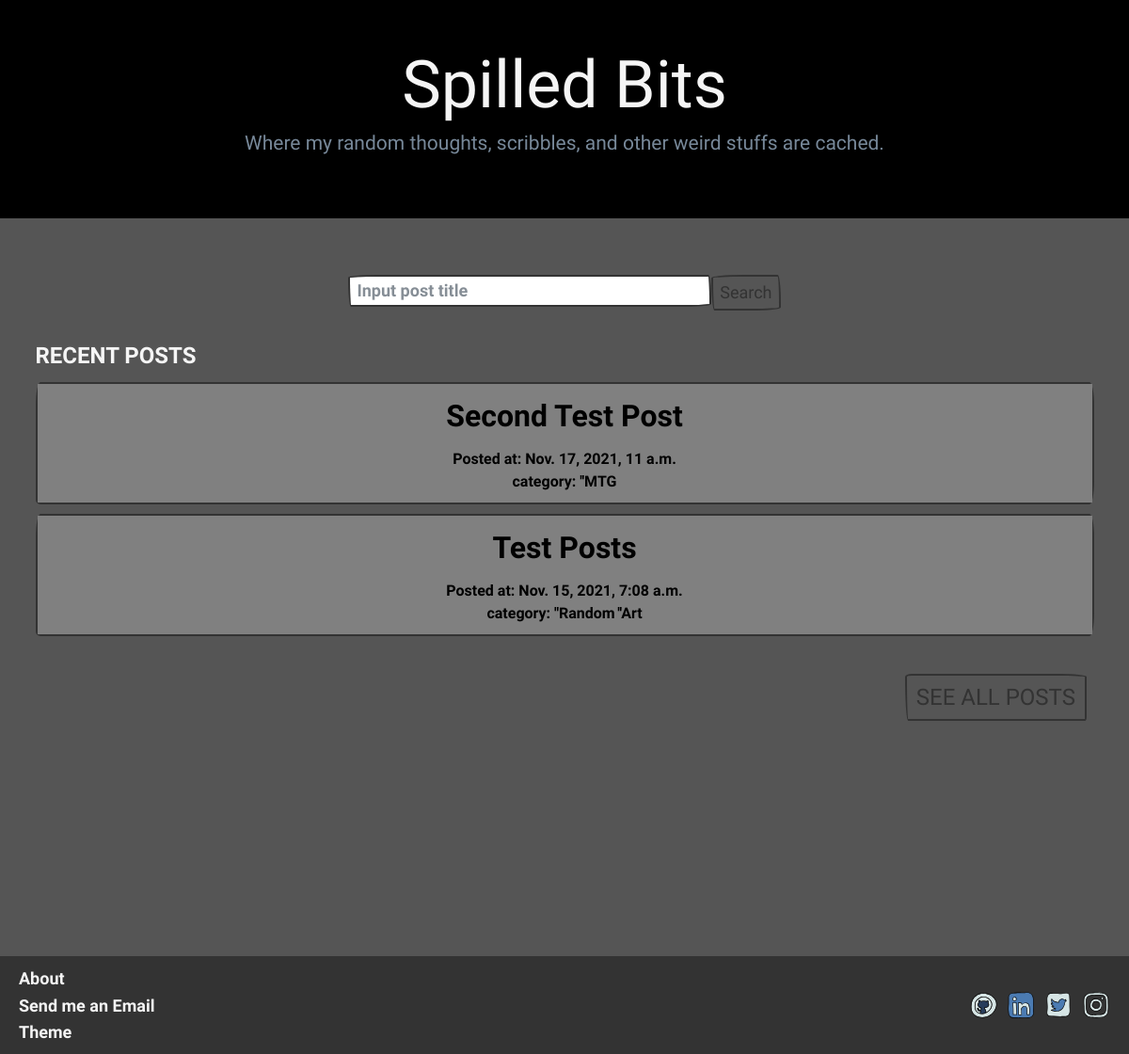
The app's page /, older data.
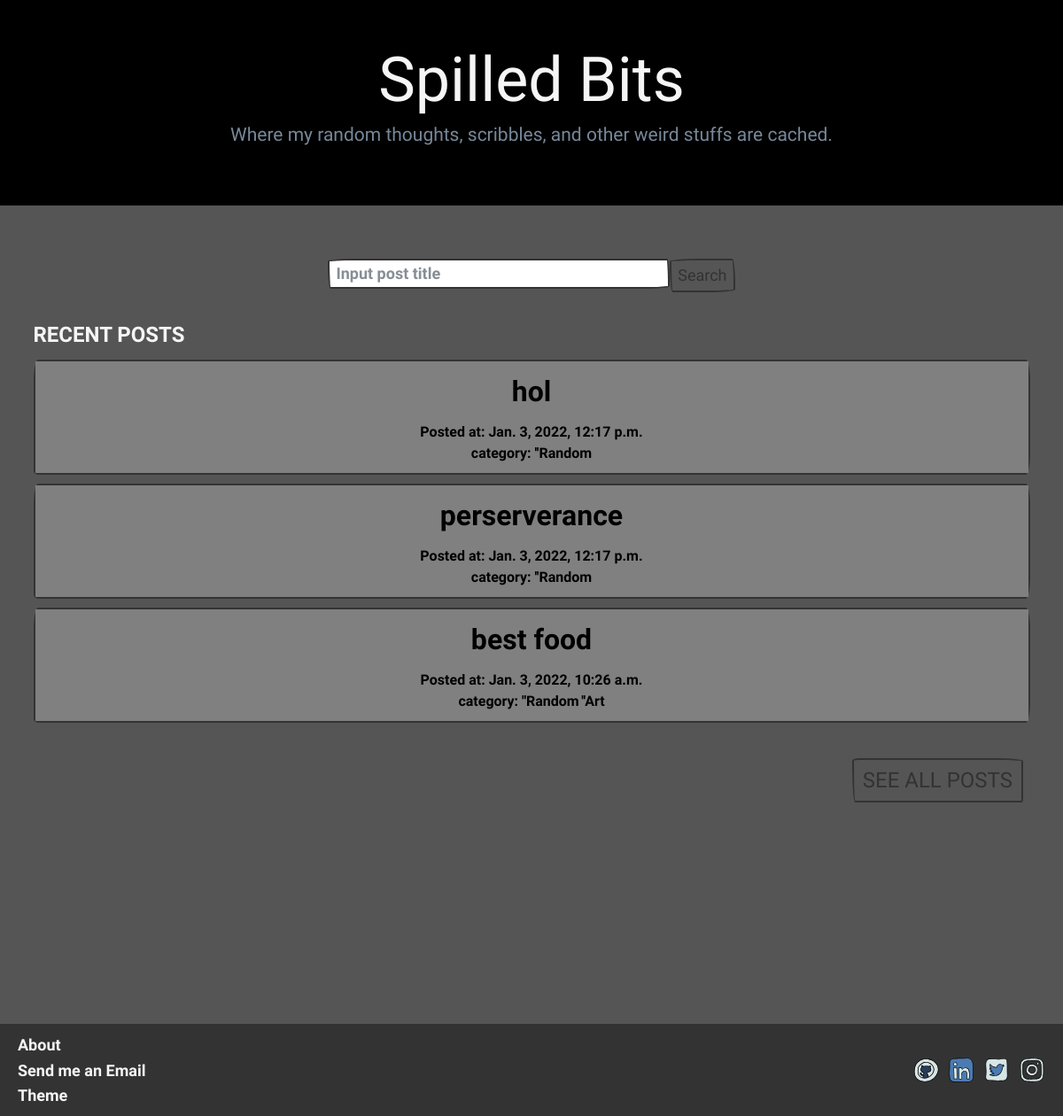
The same page, newer data.
### spilled_bits/models.py (models this page shows, shortened)
class Article(models.Model):
    STATUS = (('Publish', 'Publish'), ('Private', 'Private'),)
    title = models.CharField(max_length=100, unique=True)
    content = models.TextField()
    slug = models.SlugField(max_length=200, blank=True, editable=False)
    date = models.DateTimeField(auto_now_add=True)
    status = models.CharField(max_length=15, choices=STATUS, blank=True, null=True)
    category = models.ManyToManyField(Category)

class Category(models.Model):
    name = models.CharField(max_length=50)
    def __str__(self) -> str:
        return self.name

### spilled_bits/views.py (the view)
# urls.py: 2. Add a URL to urlpatterns:  path('', Home.as_view(), name='home')
def Home(request):
    articles = Article.objects.filter(status='Publish').order_by('-date')[:3]
    context = {
        'articles':articles,
    }
    return render(request, 'spilled_bits/home.html', context)

### spilled_bits/templates/spilled_bits/home.html (shortened to what this page needs)
{% extends 'common/base.html' %}
{% block content %}
    <div class="jumbotron text-center mb-5" style="background-color: black;">
        <h1 class="homepage"><a href="{% url 'home' %}" style="color: whitesmoke; font-size: 7rem;"> Spilled Bits </a></h1>
        <p class="fc-0">Where my random thoughts, scribbles, and other weird stuffs are cached.</p>
    </div>
    <div class="container">
        <div class="row mt-5">
            <div class="col mx-auto col-md-6 col-lg-5">
                <form class="d-lg-flex text-center" method="get" action="{% url 'search_post' %}">
                    <input name="keyword" class="form-control f-large" onfocus="this.value=''" type="text" placeholder="Input post title" required>
                    <button class="btn btn-md btn-outline-primary my-2 my-sm-0 f-large" type="submit">Search</button>
                </form>
            </div>
        </div>
        <div class="row mt-5">
            <div class="col col-md all-posts">
                <p class="f-xlarge fc-2"><strong>RECENT POSTS</strong></p>
                {% if articles %}
                    {% for article in articles %}
                    <div class="card mb-3 post">
                        <a class="card-body text-center" href="{% url 'new_article' article.slug %}">
                            <p class="f-xxlarge">{{article.title}}</p>
                            <small class="f-med block">Posted at: {{article.date}}</small>
                            <small class="f-med">category: </small>
                            {% for category in article.category.all %}
                                <small class="f-med">''{{category}}</small>
                            {% endfor %}
                        </a>
                    </div>
                    {% endfor %}
                {% else %}
                    <p class="fc-1">No record</p>
                {% endif %}
            </div>
        </div>
        <div class="container-fluid mt-5">
            <a class="btn btn-lg btn-outline-primary col-md-auto pull-right f-xlarge" type="button" href="{% url 'all_posts' 1 %}">SEE ALL POSTS</a>
        </div>
    </div>
    {% include 'common/footer.html' %}
{% endblock %}

Row changes from the older to the newer data that the page shows:
no longer on this page (row unchanged): Article: title "Second Test Post", date "Nov. 17, 2021, 11 a.m."
no longer on this page (row unchanged): Category: name "MTG", shown under "Second Test Post"
no longer on this page (row unchanged): Article: title "Test Posts", date "Nov. 15, 2021, 7:08 a.m.", Category (name "Random"), Category (name "Art")
added Article: title "hol", date "Jan. 3, 2022, 12:17 p.m.", Category (name "Random")
added Article: title "perserverance", date "Jan. 3, 2022, 12:17 p.m.", Category (name "Random")
added Article: title "best food", date "Jan. 3, 2022, 10:26 a.m.", Category (name "Random"), Category (name "Art")
